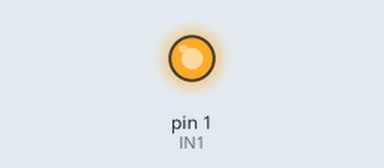
This sketch was run on a simulated Arduino Uno, built with avr-gcc and run on an emulated ATmega328P. Parts: output pins drawn as LEDs (lit = HIGH).

Above: at 1.0 s.
At 3.0 s:
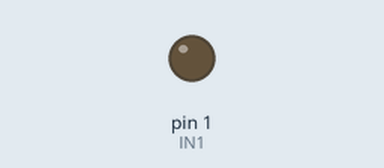
Timing chart, 0 to 5.2 s (numbered marks = the images above):
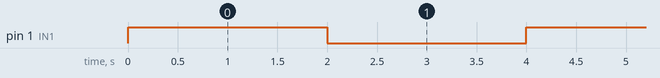

Measured:
- by itself, pin 1 (IN1): alternates HIGH for 2.0 s and LOW for 2.0 s

The sketch:

Blink.ino
```cpp
const int IN1 = 1; //Relay IN1 input pin

void setup() {
  // initialize digital pin LED_BUILTIN as an output.
  digitalWrite(IN1, HIGH);
  pinMode(IN1, OUTPUT);
}

// the loop function runs over and over again forever
void loop() {
  digitalWrite(IN1, HIGH);   // turn the LED on (HIGH is the voltage level)
  delay(2000);                       // wait for a second
  digitalWrite(IN1, LOW);    // turn the LED off by making the voltage LOW
  delay(2000);                       // wait for a second
}
```
